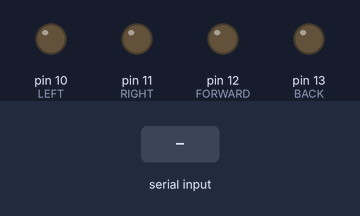
Bench run of a sketch on a simulated Arduino Uno, built with avr-gcc and run on an emulated ATmega328P. Parts: output pins drawn as LEDs (lit = HIGH). The inputs (shaded band) are chosen by the test bench. What the sketch prints to the serial monitor is not drawn.

Above: at 1.2 s.
1.3 s: byte 3 (L_KEY) received over Serial
At 2.3 s:
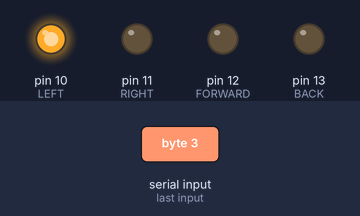
2.8 s: byte 4 (R_KEY) received over Serial
At 3.5 s:
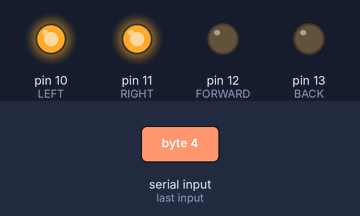
4.3 s: byte 2 (F_KEY) received over Serial
At 4.6 s:
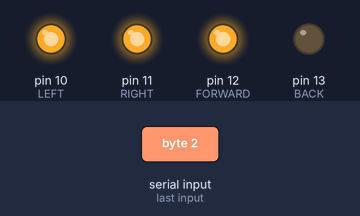
5.8 s: byte 1 (B_KEY) received over Serial
At 7.0 s:
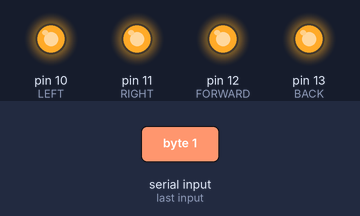
7.3 s: byte 6 (F_R_KEY) received over Serial
At 8.1 s:
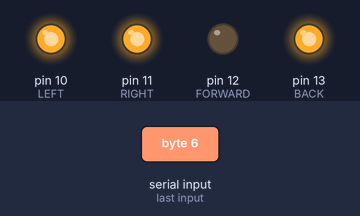
8.8 s: byte 7 (L_R_KEY) received over Serial
At 9.2 s:
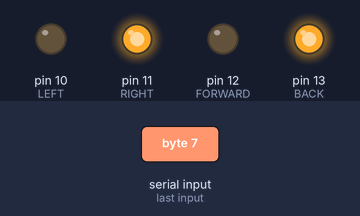
Timing chart, 0 to 11.3 s (numbered marks = the images above; inputs shaded):
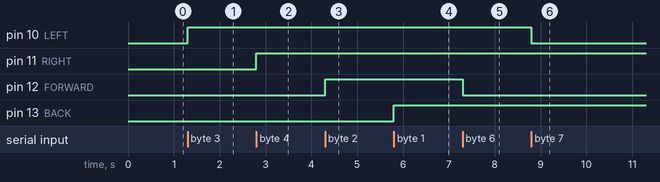

The sketch:

ad_test2.ino
```cpp
#define BACK 13
#define FORWARD 12
#define RIGHT 11
#define LEFT 10
#define B_KEY 1
#define F_KEY 2
#define L_KEY 3
#define R_KEY 4
#define B_R_KEY 5
#define F_R_KEY 6
#define L_R_KEY 7
#define R_R_KEY 8
#define DELAY 100

//CODE_DOCT={"B":1,"F":2,"L":3,"R":4,"B_R":5,"F_R":6,"L_R":7,"R_R":8}

void setup() {
  Serial.begin(9600); // set the baud rate
  Serial.println("Ready"); // print "Ready" once
  pinMode(FORWARD,OUTPUT);
  pinMode(BACK,OUTPUT);
  pinMode(RIGHT,OUTPUT);
  pinMode(LEFT,OUTPUT);
}

void loop() {
  char inByte = ' ';
  if(Serial.available()){ // only send data back if data has been sent
     char inByte = Serial.read();// read the incoming data
     if (inByte == L_KEY){
      digitalWrite(LEFT,HIGH);
     }

     if (inByte == R_KEY){
      digitalWrite(RIGHT,HIGH);
     }

     if (inByte == F_KEY){
      digitalWrite(FORWARD,HIGH);
     }

     if (inByte == B_KEY){
      digitalWrite(BACK,HIGH);
     }

     if (inByte == B_R_KEY){
      digitalWrite(BACK,LOW);
     }

     if (inByte == F_R_KEY){
      digitalWrite(FORWARD,LOW);
     }

     if (inByte == L_R_KEY){
      digitalWrite(LEFT,LOW);
     }

     if (inByte == R_R_KEY){
      digitalWrite(RIGHT,LOW);
     }
  }
}
```

Measured:
- after the input at 1.3 s, pin 10 (LEFT): LOW → HIGH at once
- after the input at 2.8 s, pin 11 (RIGHT): LOW → HIGH at once
- after the input at 4.3 s, pin 12 (FORWARD): LOW → HIGH at once
- after the input at 5.8 s, pin 13 (BACK): LOW → HIGH at once
- after the input at 7.3 s, pin 12 (FORWARD): HIGH → LOW at once
- after the input at 8.8 s, pin 10 (LEFT): HIGH → LOW at once
